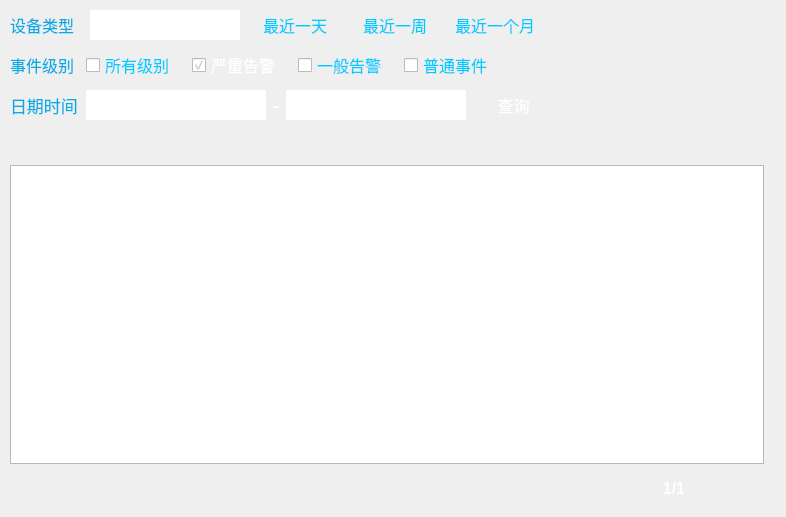
<?xml version="1.0" encoding="UTF-8"?>
<ui version="4.0">
 <class>WgtHistory</class>
 <widget class="QWidget" name="WgtHistory">
  <property name="geometry">
   <rect>
    <x>0</x>
    <y>0</y>
    <width>786</width>
    <height>517</height>
   </rect>
  </property>
  <property name="windowTitle">
   <string>Form</string>
  </property>
  <layout class="QVBoxLayout" name="verticalLayout_5">
   <property name="spacing">
    <number>10</number>
   </property>
   <property name="leftMargin">
    <number>10</number>
   </property>
   <property name="topMargin">
    <number>10</number>
   </property>
   <property name="rightMargin">
    <number>22</number>
   </property>
   <property name="bottomMargin">
    <number>8</number>
   </property>
   <item>
    <widget class="QWidget" name="widget" native="true">
     <layout class="QVBoxLayout" name="verticalLayout_2">
      <property name="spacing">
       <number>10</number>
      </property>
      <property name="leftMargin">
       <number>0</number>
      </property>
      <property name="topMargin">
       <number>0</number>
      </property>
      <property name="rightMargin">
       <number>0</number>
      </property>
      <property name="bottomMargin">
       <number>0</number>
      </property>
      <item>
       <layout class="QHBoxLayout" name="horizontalLayout_9">
        <item>
         <layout class="QHBoxLayout" name="horizontalLayout">
          <item>
           <widget class="QLabel" name="lblDevType">
            <property name="sizePolicy">
             <sizepolicy hsizetype="Expanding" vsizetype="Preferred">
              <horstretch>0</horstretch>
              <verstretch>0</verstretch>
             </sizepolicy>
            </property>
            <property name="minimumSize">
             <size>
              <width>70</width>
              <height>30</height>
             </size>
            </property>
            <property name="maximumSize">
             <size>
              <width>70</width>
              <height>30</height>
             </size>
            </property>
            <property name="font">
             <font>
              <pointsize>12</pointsize>
             </font>
            </property>
            <property name="styleSheet">
             <string notr="true">color: #00ADE5;</string>
            </property>
            <property name="text">
             <string>设备类型</string>
            </property>
           </widget>
          </item>
          <item>
           <widget class="QComboBox" name="cmboxType">
            <property name="minimumSize">
             <size>
              <width>150</width>
              <height>30</height>
             </size>
            </property>
            <property name="maximumSize">
             <size>
              <width>16777215</width>
              <height>30</height>
             </size>
            </property>
            <property name="font">
             <font>
              <pointsize>12</pointsize>
             </font>
            </property>
            <property name="focusPolicy">
             <enum>Qt::NoFocus</enum>
            </property>
            <property name="styleSheet">
             <string notr="true">
QComboBox{border-image: url(:/image/border2.png);/*background-color:#272A5E; */border:0px solid #238dff;border-radius:2px;font-size:18;color: #FFFFFF;}
/*QComboBox:focus{border-radius:0px; border: 2px solid rgb(255, 128, 0);}*/
QComboBox:disabled{border:0px solid #238dff;border-radius: 0px;background-color:darkgray;}
QComboBox QAbstractItemView{outline: 0px;}
QComboBox QAbstractItemView::item{height:30px; border: 0px solid lightGray; selection-background-color: rgb(45, 214, 218); selection-color:   #FFFFFF;}
QComboBox::down-arrow{image:url(:/image/down_Arrow_2.png);}
QComboBox::drop-down{subcontrol-origin: padding; subcontrol-position: center right;border-left-width: 0px;border-left-color: gray;border-left-style: solid;border: 0px lightgray; width: 35px; height: 48px;}

QListView{background-color:#034F84;border-radius:5px; border: 1px solid #08B6F1;color: #00ADE5;}
QListView::item:focus{border-image: url(:/image/chileditem_select.png);border-radius:0px; border: 0px solid rgb(33, 59, 106);outline: none;}

QScrollBar:vertical {border-image: url(:/image/bar_bg.png);width:30px;margin:30 0 30 0px;}
QScrollBar::handle:vertical{border-image: url(:/image/handle.png); width:10px; height: 20px ; }
QScrollBar::add-line:vertical {border:1px solid rgb(52, 134, 208);background:rgb(52, 134, 208);height:30px;subcontrol-position:bottom;subcontrol-origin:margin;}
QScrollBar::sub-line:vertical {border:1px solid rgb(52, 134, 208);background:rgb(52, 134, 208);height:30px;subcontrol-position:top;subcontrol-origin:margin;}
QScrollBar::down-arrow:vertical {width:15px;height:12px; border-image:url(:/image/down_Arrow.png);}
QScrollBar::up-arrow:vertical {width:15px;height:12px;border-image:url(:/image/up_Arrow.png);}
QScrollBar::add-page:vertical {background:rgb(52, 72, 105);}
QScrollBar::sub-page:vertical {background:rgb(52, 72, 105);}</string>
            </property>
            <property name="maxVisibleItems">
             <number>10</number>
            </property>
            <property name="insertPolicy">
             <enum>QComboBox::InsertAtBottom</enum>
            </property>
            <item>
             <property name="text">
              <string>所有设备</string>
             </property>
            </item>
            <item>
             <property name="text">
              <string>系统</string>
             </property>
            </item>
            <item>
             <property name="text">
              <string>UPS</string>
             </property>
            </item>
            <item>
             <property name="text">
              <string>空调</string>
             </property>
            </item>
            <item>
             <property name="text">
              <string>温湿度</string>
             </property>
            </item>
            <item>
             <property name="text">
              <string>PDU</string>
             </property>
            </item>
            <item>
             <property name="text">
              <string>水浸</string>
             </property>
            </item>
            <item>
             <property name="text">
              <string>短信</string>
             </property>
            </item>
            <item>
             <property name="text">
              <string>IT配电柜</string>
             </property>
            </item>
            <item>
             <property name="text">
              <string>电量仪</string>
             </property>
            </item>
            <item>
             <property name="text">
              <string>列头柜</string>
             </property>
            </item>
            <item>
             <property name="text">
              <string>扩展干节点</string>
             </property>
            </item>
            <item>
             <property name="text">
              <string>电池巡检仪</string>
             </property>
            </item>
            <item>
             <property name="text">
              <string>ATS</string>
             </property>
            </item>
            <item>
             <property name="text">
              <string>新风机</string>
             </property>
            </item>
            <item>
             <property name="text">
              <string>显示模块</string>
             </property>
            </item>
            <item>
             <property name="text">
              <string>风扇控制器</string>
             </property>
            </item>
            <item>
             <property name="text">
              <string>配电控制单元</string>
             </property>
            </item>
           </widget>
          </item>
         </layout>
        </item>
        <item>
         <widget class="QPushButton" name="btnLastDay">
          <property name="minimumSize">
           <size>
            <width>90</width>
            <height>30</height>
           </size>
          </property>
          <property name="maximumSize">
           <size>
            <width>16777215</width>
            <height>30</height>
           </size>
          </property>
          <property name="font">
           <font>
            <pointsize>12</pointsize>
            <weight>50</weight>
            <italic>false</italic>
            <bold>false</bold>
           </font>
          </property>
          <property name="focusPolicy">
           <enum>Qt::NoFocus</enum>
          </property>
          <property name="styleSheet">
           <string notr="true">QPushButton:!pressed{
border-image: url(:/image/tab_unselect.png);
color: #00CCFF;
border-radius:0px;font:12pt;
}
QPushButton:pressed{
border-image: url(:/image/tab_select.png);
color: #FFFFFF;
border:0px solid #68CBF2;
border-radius:0px;font:12pt;
}
</string>
          </property>
          <property name="text">
           <string>最近一天</string>
          </property>
         </widget>
        </item>
        <item>
         <widget class="QPushButton" name="btnLastWeek">
          <property name="minimumSize">
           <size>
            <width>90</width>
            <height>30</height>
           </size>
          </property>
          <property name="maximumSize">
           <size>
            <width>16777215</width>
            <height>30</height>
           </size>
          </property>
          <property name="font">
           <font>
            <pointsize>12</pointsize>
            <weight>50</weight>
            <italic>false</italic>
            <bold>false</bold>
           </font>
          </property>
          <property name="focusPolicy">
           <enum>Qt::NoFocus</enum>
          </property>
          <property name="styleSheet">
           <string notr="true">QPushButton:!pressed{
border-image: url(:/image/tab_unselect.png);
color: #00CCFF;
border-radius:0px;font:12pt;
}
QPushButton:pressed{
border-image: url(:/image/tab_select.png);
color: #FFFFFF;
border:0px solid #68CBF2;
border-radius:0px;font:12pt;
}
</string>
          </property>
          <property name="text">
           <string>最近一周</string>
          </property>
         </widget>
        </item>
        <item>
         <widget class="QPushButton" name="btnLastMonth">
          <property name="minimumSize">
           <size>
            <width>90</width>
            <height>30</height>
           </size>
          </property>
          <property name="maximumSize">
           <size>
            <width>16777215</width>
            <height>30</height>
           </size>
          </property>
          <property name="font">
           <font>
            <pointsize>12</pointsize>
            <weight>50</weight>
            <italic>false</italic>
            <bold>false</bold>
           </font>
          </property>
          <property name="focusPolicy">
           <enum>Qt::NoFocus</enum>
          </property>
          <property name="styleSheet">
           <string notr="true">QPushButton:!pressed{
border-image: url(:/image/tab_unselect.png);
color: #00CCFF;
border-radius:0px;font:12pt;
}
QPushButton:pressed{
border-image: url(:/image/tab_select.png);
color: #FFFFFF;
border:0px solid #68CBF2;
border-radius:0px;font:12pt;
}
</string>
          </property>
          <property name="text">
           <string>最近一个月</string>
          </property>
         </widget>
        </item>
        <item>
         <spacer name="horizontalSpacer">
          <property name="orientation">
           <enum>Qt::Horizontal</enum>
          </property>
          <property name="sizeType">
           <enum>QSizePolicy::Expanding</enum>
          </property>
          <property name="sizeHint" stdset="0">
           <size>
            <width>550</width>
            <height>20</height>
           </size>
          </property>
         </spacer>
        </item>
       </layout>
      </item>
      <item>
       <layout class="QHBoxLayout" name="horizontalLayout_8">
        <item>
         <layout class="QHBoxLayout" name="horizontalLayout_2">
          <property name="spacing">
           <number>6</number>
          </property>
          <item>
           <widget class="QLabel" name="lblEventLevel">
            <property name="sizePolicy">
             <sizepolicy hsizetype="Expanding" vsizetype="Preferred">
              <horstretch>0</horstretch>
              <verstretch>0</verstretch>
             </sizepolicy>
            </property>
            <property name="minimumSize">
             <size>
              <width>70</width>
              <height>30</height>
             </size>
            </property>
            <property name="maximumSize">
             <size>
              <width>70</width>
              <height>30</height>
             </size>
            </property>
            <property name="font">
             <font>
              <pointsize>12</pointsize>
             </font>
            </property>
            <property name="styleSheet">
             <string notr="true">color: #00ADE5;</string>
            </property>
            <property name="text">
             <string>事件级别</string>
            </property>
           </widget>
          </item>
          <item>
           <widget class="QCheckBox" name="checkAllLevels">
            <property name="minimumSize">
             <size>
              <width>100</width>
              <height>30</height>
             </size>
            </property>
            <property name="maximumSize">
             <size>
              <width>135</width>
              <height>30</height>
             </size>
            </property>
            <property name="font">
             <font>
              <pointsize>12</pointsize>
             </font>
            </property>
            <property name="focusPolicy">
             <enum>Qt::NoFocus</enum>
            </property>
            <property name="styleSheet">
             <string notr="true">QCheckBox::indicator:unchecked {
 image: url(:/image/checkfalse.png);
 }
 QCheckBox::indicator:checked {
 image: url(:/image/checktrue.png);
 }
QCheckBox:checked{
color: #FFFFFF;
}
QCheckBox{
color: #00CCFF;
}

 </string>
            </property>
            <property name="text">
             <string>所有级别</string>
            </property>
            <property name="checked">
             <bool>false</bool>
            </property>
           </widget>
          </item>
          <item>
           <widget class="QCheckBox" name="checkSeriousAlarm">
            <property name="minimumSize">
             <size>
              <width>100</width>
              <height>30</height>
             </size>
            </property>
            <property name="maximumSize">
             <size>
              <width>135</width>
              <height>30</height>
             </size>
            </property>
            <property name="font">
             <font>
              <pointsize>12</pointsize>
             </font>
            </property>
            <property name="focusPolicy">
             <enum>Qt::NoFocus</enum>
            </property>
            <property name="styleSheet">
             <string notr="true">QCheckBox::indicator:unchecked {
 image: url(:/image/checkfalse.png);
 }
 QCheckBox::indicator:checked {
 image: url(:/image/checktrue.png);
 }
QCheckBox:checked{
color: #FFFFFF;
}
QCheckBox{
color: #00CCFF;
}

 </string>
            </property>
            <property name="text">
             <string>严重告警</string>
            </property>
            <property name="checked">
             <bool>true</bool>
            </property>
           </widget>
          </item>
          <item>
           <widget class="QCheckBox" name="checkGeneralAlarm">
            <property name="minimumSize">
             <size>
              <width>100</width>
              <height>30</height>
             </size>
            </property>
            <property name="maximumSize">
             <size>
              <width>135</width>
              <height>30</height>
             </size>
            </property>
            <property name="font">
             <font>
              <pointsize>12</pointsize>
             </font>
            </property>
            <property name="focusPolicy">
             <enum>Qt::NoFocus</enum>
            </property>
            <property name="styleSheet">
             <string notr="true">QCheckBox::indicator:unchecked {
 image: url(:/image/checkfalse.png);
 }
 QCheckBox::indicator:checked {
 image: url(:/image/checktrue.png);
 }
QCheckBox:checked{
color: #FFFFFF;
}
QCheckBox{
color: #00CCFF;
}

 </string>
            </property>
            <property name="text">
             <string>一般告警</string>
            </property>
           </widget>
          </item>
          <item>
           <widget class="QCheckBox" name="checkNormalAlarm">
            <property name="minimumSize">
             <size>
              <width>100</width>
              <height>30</height>
             </size>
            </property>
            <property name="maximumSize">
             <size>
              <width>135</width>
              <height>30</height>
             </size>
            </property>
            <property name="font">
             <font>
              <pointsize>12</pointsize>
             </font>
            </property>
            <property name="focusPolicy">
             <enum>Qt::NoFocus</enum>
            </property>
            <property name="styleSheet">
             <string notr="true">QCheckBox::indicator:unchecked {
 image: url(:/image/checkfalse.png);
 }
 QCheckBox::indicator:checked {
 image: url(:/image/checktrue.png);
 }
QCheckBox:checked{
color: #FFFFFF;
}
QCheckBox{
color: #00CCFF;
}

 </string>
            </property>
            <property name="text">
             <string>普通事件</string>
            </property>
           </widget>
          </item>
         </layout>
        </item>
        <item>
         <spacer name="horizontalSpacer_2">
          <property name="orientation">
           <enum>Qt::Horizontal</enum>
          </property>
          <property name="sizeType">
           <enum>QSizePolicy::Expanding</enum>
          </property>
          <property name="sizeHint" stdset="0">
           <size>
            <width>220</width>
            <height>20</height>
           </size>
          </property>
         </spacer>
        </item>
       </layout>
      </item>
      <item>
       <layout class="QHBoxLayout" name="horizontalLayout_6">
        <property name="spacing">
         <number>6</number>
        </property>
        <item>
         <widget class="QLabel" name="lblDateTime">
          <property name="minimumSize">
           <size>
            <width>70</width>
            <height>30</height>
           </size>
          </property>
          <property name="maximumSize">
           <size>
            <width>70</width>
            <height>30</height>
           </size>
          </property>
          <property name="font">
           <font>
            <pointsize>13</pointsize>
           </font>
          </property>
          <property name="styleSheet">
           <string notr="true">color: #00ADE5;</string>
          </property>
          <property name="text">
           <string>日期时间</string>
          </property>
         </widget>
        </item>
        <item>
         <layout class="QHBoxLayout" name="horizontalLayout_4">
          <property name="spacing">
           <number>0</number>
          </property>
          <item>
           <widget class="QLineEdit" name="lineDate2">
            <property name="minimumSize">
             <size>
              <width>180</width>
              <height>30</height>
             </size>
            </property>
            <property name="maximumSize">
             <size>
              <width>16777215</width>
              <height>30</height>
             </size>
            </property>
            <property name="font">
             <font>
              <pointsize>12</pointsize>
             </font>
            </property>
            <property name="styleSheet">
             <string notr="true">/*background-color:#272A5E;
color: rgb(255, 255, 255);
border:2px solid #238dff;
border-radius:4px;font:13pt;
focus {
border-radius:0px; 
border: 4px solid rgb(255, 128, 0);
 }*/
color: #FFFFFF;
border-image: url(:/image/border2.png);
border-radius:0px;</string>
            </property>
            <property name="alignment">
             <set>Qt::AlignCenter</set>
            </property>
           </widget>
          </item>
          <item>
           <widget class="QLabel" name="label">
            <property name="minimumSize">
             <size>
              <width>20</width>
              <height>0</height>
             </size>
            </property>
            <property name="font">
             <font>
              <pointsize>16</pointsize>
             </font>
            </property>
            <property name="styleSheet">
             <string notr="true">color: rgb(255, 255, 255);</string>
            </property>
            <property name="text">
             <string>-</string>
            </property>
            <property name="alignment">
             <set>Qt::AlignCenter</set>
            </property>
           </widget>
          </item>
          <item>
           <widget class="QLineEdit" name="lineDate1">
            <property name="minimumSize">
             <size>
              <width>180</width>
              <height>30</height>
             </size>
            </property>
            <property name="maximumSize">
             <size>
              <width>16777215</width>
              <height>30</height>
             </size>
            </property>
            <property name="font">
             <font>
              <pointsize>12</pointsize>
             </font>
            </property>
            <property name="styleSheet">
             <string notr="true">/*background-color:#272A5E;
color: rgb(255, 255, 255);
border:2px solid #238dff;
border-radius:4px;font:13pt;
focus {
border-radius:0px; 
border: 4px solid rgb(255, 128, 0);
 }*/

color: #FFFFFF;
border-image: url(:/image/border2.png);
border-radius:0px;</string>
            </property>
            <property name="alignment">
             <set>Qt::AlignCenter</set>
            </property>
           </widget>
          </item>
         </layout>
        </item>
        <item>
         <widget class="QPushButton" name="btnQuery">
          <property name="minimumSize">
           <size>
            <width>83</width>
            <height>30</height>
           </size>
          </property>
          <property name="maximumSize">
           <size>
            <width>16777215</width>
            <height>30</height>
           </size>
          </property>
          <property name="font">
           <font>
            <pointsize>12</pointsize>
            <weight>50</weight>
            <italic>false</italic>
            <bold>false</bold>
           </font>
          </property>
          <property name="focusPolicy">
           <enum>Qt::NoFocus</enum>
          </property>
          <property name="styleSheet">
           <string notr="true">QPushButton:!pressed{
border-image: url(:/image/btn.png);
color: #FFFFFF;
border-radius:0px;font:12pt;
}
QPushButton:pressed{
border-image: url(:/image/btn.png);
color: #FFFFFF;
border:0px solid #68CBF2;
border-radius:0px;font:12pt;
}
</string>
          </property>
          <property name="text">
           <string>查询</string>
          </property>
          <property name="icon">
           <iconset resource="../../resource/image/image.qrc">
            <normaloff>:/image/query.png</normaloff>:/image/query.png</iconset>
          </property>
         </widget>
        </item>
        <item>
         <spacer name="horizontalSpacer_4">
          <property name="orientation">
           <enum>Qt::Horizontal</enum>
          </property>
          <property name="sizeHint" stdset="0">
           <size>
            <width>278</width>
            <height>20</height>
           </size>
          </property>
         </spacer>
        </item>
       </layout>
      </item>
     </layout>
    </widget>
   </item>
   <item>
    <widget class="QWidget" name="widget_2" native="true">
     <layout class="QVBoxLayout" name="verticalLayout_4">
      <property name="spacing">
       <number>0</number>
      </property>
      <property name="leftMargin">
       <number>0</number>
      </property>
      <property name="topMargin">
       <number>0</number>
      </property>
      <property name="rightMargin">
       <number>0</number>
      </property>
      <property name="bottomMargin">
       <number>0</number>
      </property>
      <item>
       <layout class="QVBoxLayout" name="verticalLayout">
        <property name="spacing">
         <number>0</number>
        </property>
        <property name="topMargin">
         <number>0</number>
        </property>
        <property name="rightMargin">
         <number>0</number>
        </property>
        <property name="bottomMargin">
         <number>0</number>
        </property>
        <item>
         <widget class="QWidget" name="widget_4" native="true">
          <property name="maximumSize">
           <size>
            <width>16777215</width>
            <height>45</height>
           </size>
          </property>
          <property name="styleSheet">
           <string notr="true">QWidget#widget_4{color: rgb(255, 255, 255);
border-image: url(:/image/border_up.png);
}
 </string>
          </property>
          <layout class="QHBoxLayout" name="horizontalLayout_3">
           <property name="leftMargin">
            <number>10</number>
           </property>
           <property name="topMargin">
            <number>0</number>
           </property>
           <property name="rightMargin">
            <number>0</number>
           </property>
           <property name="bottomMargin">
            <number>0</number>
           </property>
           <item>
            <widget class="QLabel" name="label_11">
             <property name="minimumSize">
              <size>
               <width>8</width>
               <height>8</height>
              </size>
             </property>
             <property name="maximumSize">
              <size>
               <width>8</width>
               <height>8</height>
              </size>
             </property>
             <property name="styleSheet">
              <string notr="true">border-image: url(:/image/dot.png);</string>
             </property>
             <property name="text">
              <string/>
             </property>
            </widget>
           </item>
           <item>
            <widget class="QLabel" name="lbltitle">
             <property name="minimumSize">
              <size>
               <width>0</width>
               <height>35</height>
              </size>
             </property>
             <property name="maximumSize">
              <size>
               <width>16777215</width>
               <height>35</height>
              </size>
             </property>
             <property name="font">
              <font>
               <pointsize>13</pointsize>
              </font>
             </property>
             <property name="styleSheet">
              <string notr="true">color: #FFFFFF;</string>
             </property>
             <property name="text">
              <string/>
             </property>
            </widget>
           </item>
          </layout>
         </widget>
        </item>
        <item>
         <widget class="QWidget" name="wgtBody" native="true">
          <property name="styleSheet">
           <string notr="true">QWidget#wgtBody{
color: rgb(255, 255, 255);
border-bottom:1px solid #01ADDE;
border-right:1px solid #01ADDE;
border-left:1px solid #01ADDE;
border-radius:opx;font:13pt;
}</string>
          </property>
          <layout class="QVBoxLayout" name="verticalLayout_3">
           <property name="spacing">
            <number>0</number>
           </property>
           <property name="leftMargin">
            <number>0</number>
           </property>
           <property name="topMargin">
            <number>0</number>
           </property>
           <property name="rightMargin">
            <number>0</number>
           </property>
           <property name="bottomMargin">
            <number>0</number>
           </property>
           <item>
            <widget class="QTableWidget" name="tabHistory">
             <property name="styleSheet">
              <string notr="true"/>
             </property>
             <property name="showGrid">
              <bool>true</bool>
             </property>
            </widget>
           </item>
          </layout>
         </widget>
        </item>
       </layout>
      </item>
      <item>
       <widget class="QWidget" name="widget_3" native="true">
        <property name="minimumSize">
         <size>
          <width>0</width>
          <height>45</height>
         </size>
        </property>
        <layout class="QHBoxLayout" name="horizontalLayout_11">
         <property name="spacing">
          <number>0</number>
         </property>
         <property name="leftMargin">
          <number>0</number>
         </property>
         <property name="topMargin">
          <number>0</number>
         </property>
         <property name="rightMargin">
          <number>0</number>
         </property>
         <property name="bottomMargin">
          <number>0</number>
         </property>
         <item>
          <layout class="QHBoxLayout" name="horizontalLayout_10">
           <property name="spacing">
            <number>10</number>
           </property>
           <property name="leftMargin">
            <number>10</number>
           </property>
           <property name="topMargin">
            <number>5</number>
           </property>
           <property name="rightMargin">
            <number>10</number>
           </property>
           <property name="bottomMargin">
            <number>0</number>
           </property>
           <item>
            <spacer name="horizontalSpacer_6">
             <property name="orientation">
              <enum>Qt::Horizontal</enum>
             </property>
             <property name="sizeHint" stdset="0">
              <size>
               <width>348</width>
               <height>20</height>
              </size>
             </property>
            </spacer>
           </item>
           <item>
            <widget class="QPushButton" name="btnUp">
             <property name="minimumSize">
              <size>
               <width>50</width>
               <height>30</height>
              </size>
             </property>
             <property name="maximumSize">
              <size>
               <width>50</width>
               <height>30</height>
              </size>
             </property>
             <property name="focusPolicy">
              <enum>Qt::NoFocus</enum>
             </property>
             <property name="styleSheet">
              <string notr="true">QPushButton:!pressed{
border-image: url(:/image/left1.png);
color: #FFFFFF;
border-radius:0px;font:12pt;
}
QPushButton:pressed{
border-image: url(:/image/left.png);
color: #FFFFFF;
border:0px solid #68CBF2;
border-radius:0px;font:12pt;
}
</string>
             </property>
             <property name="text">
              <string/>
             </property>
             <property name="iconSize">
              <size>
               <width>70</width>
               <height>30</height>
              </size>
             </property>
            </widget>
           </item>
           <item>
            <widget class="QLabel" name="lblPage">
             <property name="minimumSize">
              <size>
               <width>40</width>
               <height>35</height>
              </size>
             </property>
             <property name="maximumSize">
              <size>
               <width>16777215</width>
               <height>35</height>
              </size>
             </property>
             <property name="font">
              <font>
               <pointsize>12</pointsize>
               <weight>75</weight>
               <bold>true</bold>
              </font>
             </property>
             <property name="styleSheet">
              <string notr="true">color: rgb(255, 255, 255);</string>
             </property>
             <property name="text">
              <string>1/1</string>
             </property>
             <property name="alignment">
              <set>Qt::AlignCenter</set>
             </property>
            </widget>
           </item>
           <item>
            <widget class="QPushButton" name="btnDown">
             <property name="minimumSize">
              <size>
               <width>50</width>
               <height>30</height>
              </size>
             </property>
             <property name="maximumSize">
              <size>
               <width>50</width>
               <height>30</height>
              </size>
             </property>
             <property name="focusPolicy">
              <enum>Qt::NoFocus</enum>
             </property>
             <property name="styleSheet">
              <string notr="true">QPushButton:!pressed{
border-image: url(:/image/right1.png);
color: #FFFFFF;
border-radius:0px;font:12pt;
}
QPushButton:pressed{
border-image: url(:/image/right.png);
color: #FFFFFF;
border:0px solid #68CBF2;
border-radius:0px;font:12pt;
}
</string>
             </property>
             <property name="text">
              <string/>
             </property>
             <property name="iconSize">
              <size>
               <width>70</width>
               <height>30</height>
              </size>
             </property>
            </widget>
           </item>
          </layout>
         </item>
        </layout>
       </widget>
      </item>
     </layout>
    </widget>
   </item>
  </layout>
 </widget>
 <resources>
  <include location="../../resource/image/image.qrc"/>
 </resources>
 <connections/>
</ui>
